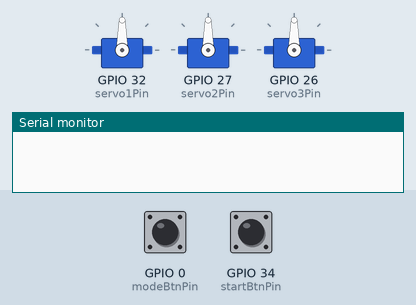
Bench run of a sketch on a simulated ESP32. Shown: 3 × servo, the last lines printed to the serial monitor. The test bench sets the inputs (shaded band); at power-on: GPIO 34 (startBtnPin) LOW, GPIO 0 (modeBtnPin) HIGH.

Above: at 1.2 s.
1.3 s: GPIO 34 (startBtnPin) pulled HIGH for 0.15 s
At 3.75 s:
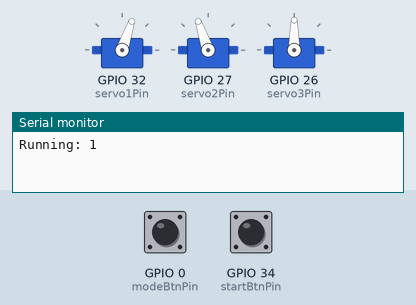
4.4 s: GPIO 0 (modeBtnPin) pulled LOW for 0.15 s
At 7.0 s:
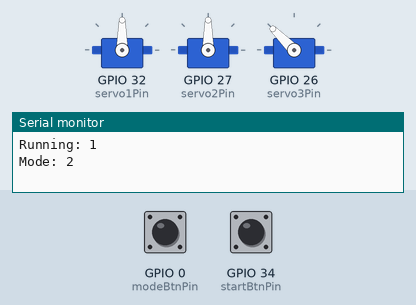
7.5 s: GPIO 0 (modeBtnPin) pulled LOW for 0.15 s
At 10.3 s:
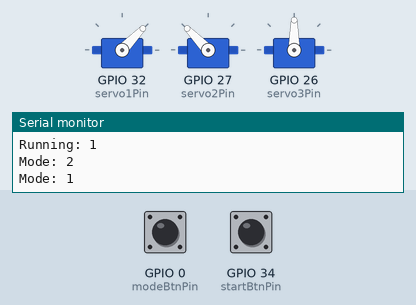
10.6 s: GPIO 0 (modeBtnPin) pulled LOW for 3.2 s
At 16.2 s:
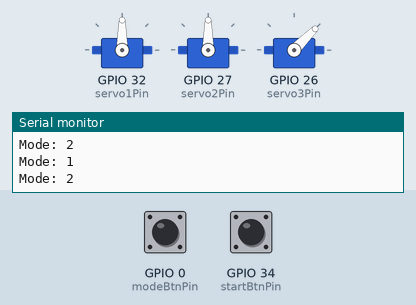
16.5 s: GPIO 0 (modeBtnPin) pulled LOW for 0.15 s
At 18.8 s:
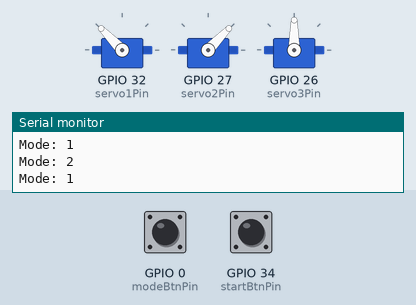
19.6 s: GPIO 34 (startBtnPin) pulled HIGH for 1 s
Timing chart, 0 to 22.6 s (numbered marks = the images above; inputs shaded):
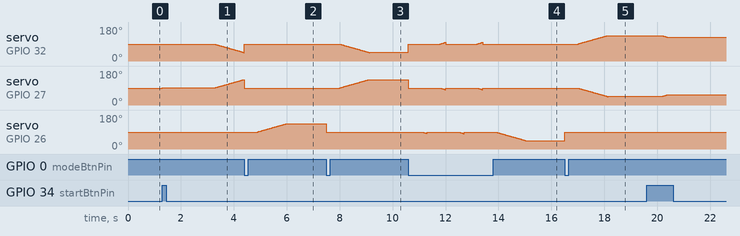

Measured:
- after the input at 1.3 s, servo on GPIO 32 (servo1Pin): moves from 90° to 45° over 3.1 s, starting at once; servo on GPIO 27 (servo2Pin): moves from 90° to 135° over 3.1 s, starting at once
- after the input at 4.4 s, servo on GPIO 26 (servo3Pin): moves from 90° to 135° over 1.1 s, starting after 0.50 s
- after the input at 7.5 s, servo on GPIO 27 (servo2Pin): rises from 90° to 135° in 1.1 s, then falls to 134° in 0.03 s
- after the input at 16.5 s, servo on GPIO 32 (servo1Pin): rises from 90° to 135° in 1.1 s, then falls to 134° in 0.03 s

The sketch:

Servo1.ino
```cpp
#include <ESP32Servo.h>

// Servo objects
Servo servo1;
Servo servo2;
Servo servo3;

// Servo positions
int pos1 = 90;
int pos2 = 90;
int pos3 = 90;

// Pins
const int servo1Pin = 32;
const int servo2Pin = 27;
const int servo3Pin = 26;
const int startBtnPin = 34;  // external button (not pull-up)
const int modeBtnPin  = 0;   // internal pull-up button

// States
bool running = false;
int mode = 1;  // 1 = servo1+servo2 mode, 2 = servo3 mode

// Timing for button debounce
unsigned long lastDebounceTimeStart = 0;
unsigned long lastDebounceTimeMode = 0;
const unsigned long debounceDelay = 200;

// Variables for non-blocking servo motion
int target1 = 90, target2 = 90, stepDelay = 25;
unsigned long lastStepTime = 0;

int servo3Dir = 1;  // direction for servo3 (1=forward, -1=backward)

// Pause handling
bool pausing = false;
unsigned long pauseStart = 0;
const unsigned long pauseDuration = 2000; // 2 seconds

void setup() {
  servo1.attach(servo1Pin);
  servo2.attach(servo2Pin);
  servo3.attach(servo3Pin);

  servo1.write(90);
  servo2.write(90);
  servo3.write(90);

  pinMode(startBtnPin, INPUT);       // external resistor button
  pinMode(modeBtnPin, INPUT_PULLUP); // internal pull-up

  Serial.begin(9600);
}

// --- Move all servos to neutral before mode change ---
void goNeutral() {
  pos1 = pos2 = pos3 = 90;
  servo1.write(90);
  servo2.write(90);
  servo3.write(90);
  delay(500);  // small delay to settle
}

void loop() {
  // --- Handle Start/Stop button ---
  if (digitalRead(startBtnPin) == HIGH && (millis() - lastDebounceTimeStart > debounceDelay)) {
    running = !running;  // Toggle start/stop
    lastDebounceTimeStart = millis();
    Serial.print("Running: "); Serial.println(running);
  }

  // --- Handle Mode button ---
  if (digitalRead(modeBtnPin) == LOW && (millis() - lastDebounceTimeMode > debounceDelay)) {
    goNeutral();  // return to neutral before switching mode
    mode = (mode == 1) ? 2 : 1;  // Switch mode
    lastDebounceTimeMode = millis();
    Serial.print("Mode: "); Serial.println(mode);
  }

  if (!running) return;  // Do nothing if stopped

  // Handle pause
  if (pausing) {
    if (millis() - pauseStart >= pauseDuration) {
      pausing = false; // end pause
    } else {
      return; // still pausing, do nothing
    }
  }

  // --- Mode 1: Servo1 + Servo2 smooth motion ---
  if (mode == 1) {
    if (millis() - lastStepTime >= stepDelay) {
      lastStepTime = millis();

      // If reached target, switch targets (outwards ↔ inwards)
      if (pos1 == target1 && pos2 == target2) {
        // Start pause when reaching extreme
        pausing = true;
        pauseStart = millis();

        if (target1 == 135 && target2 == 45) { target1 = 90; target2 = 90; }
        else if (target1 == 90 && target2 == 90) { target1 = 45; target2 = 135; }
        else { target1 = 135; target2 = 45; }
      }

      // Step servo1
      if (pos1 < target1) pos1++;
      else if (pos1 > target1) pos1--;

      // Step servo2
      if (pos2 < target2) pos2++;
      else if (pos2 > target2) pos2--;

      servo1.write(pos1);
      servo2.write(pos2);
    }
  }

  // --- Mode 2: Servo3 sweeping ---
  else if (mode == 2) {
    if (millis() - lastStepTime >= stepDelay) {
      lastStepTime = millis();

      pos3 += servo3Dir;
      servo3.write(pos3);

      if (pos3 >= 135) {
        servo3Dir = -1;
        pausing = true;
        pauseStart = millis();
      }
      if (pos3 <= 45) {
        servo3Dir = 1;
        pausing = true;
        pauseStart = millis();
      }
    }
  }
}
```
